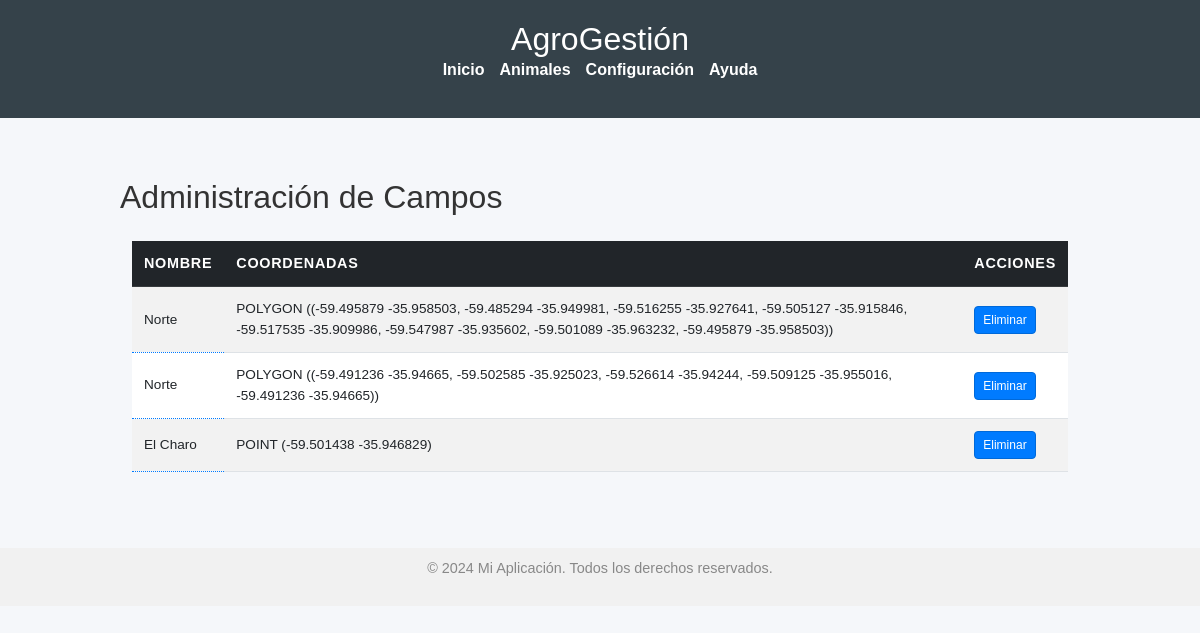
/admin_campos/, run on an earlier commit of the app's database.
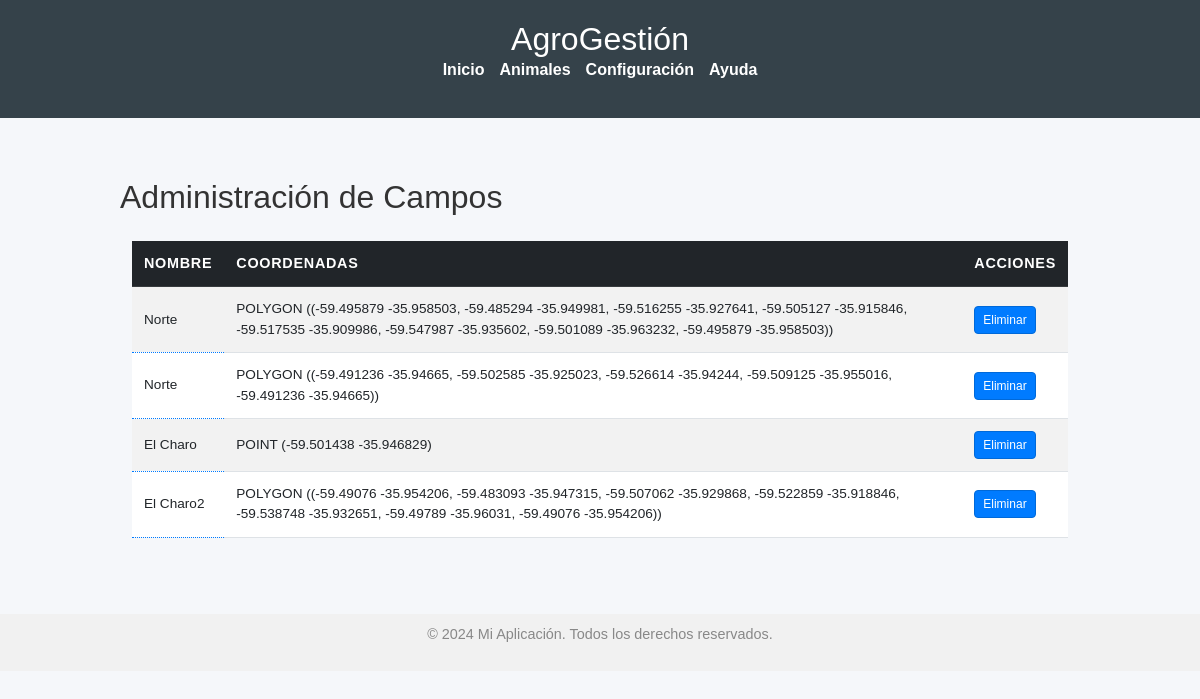
And on a later commit of the database.
### ganaderia/models.py (models this page shows, shortened)
class Campo(models.Model):
    name = models.CharField(max_length=200)
    geometria = models.TextField()  # Almacena la geometría como texto (WKT o GeoJSON)

### ganaderia/views.py (the view)
# urls.py: path('admin_campos/', admin_campos, name='admin_campos'),
def admin_campos(request):
    campos_list = Campo.objects.all()
    return render(request, 'admin_campos.html', {'campos_list': campos_list})

### ganaderia/templates/admin_campos.html (shortened to what this page needs)
{% extends "base.html" %}
{% block content %}
      <div class="panel-container">
            <section class="panel" id="campo-panel">
                  <h2>Administración de Campos</h2>
                  <div id="list-animales">
                      <div class="container mt-4">
                          <div class="table-responsive">
                              <table class="table table-striped table-hover align-middle animal-grid" id="campoTable">
                                  <thead class="table-dark">
                                      <tr>
                                          <th>Nombre</th>
                                          <th>Coordenadas</th>
                                          <th>Acciones</th>
                                      </tr>
                                  </thead>
                                  <tbody>
                                      {% for campo in campos_list%}
                                        <tr data-campo-id="{{ campo.id }}">
                                            <td class="editable" data-field="name">{{ campo.name }} </td>
                                            <td data-field="geometria">{{ campo.geometria }} </td>
                                            <td>
                                                <button class="btn btn-danger btn-sm" onclick="confirmDelete({{ campo.id }})" >Eliminar</button>
                                            </td>
                                        </tr>
                                      {% endfor %}
                                  </tbody>
                              </table>
                          </div>
                      </div>
                  </div>
            </section>
      </div>
{% endblock %}

What changed in the data, as far as the page shows it:
added Campo: name "El Charo2", geometria "POLYGON ((-59.49076 -35.954206, -59.483093 -35.947315, -59.507062 -35.929868, -59.522859 -35.918846, -59.538748 -35.932651, -59.49789 -35.96031, -59.49076 -35.954206))"
